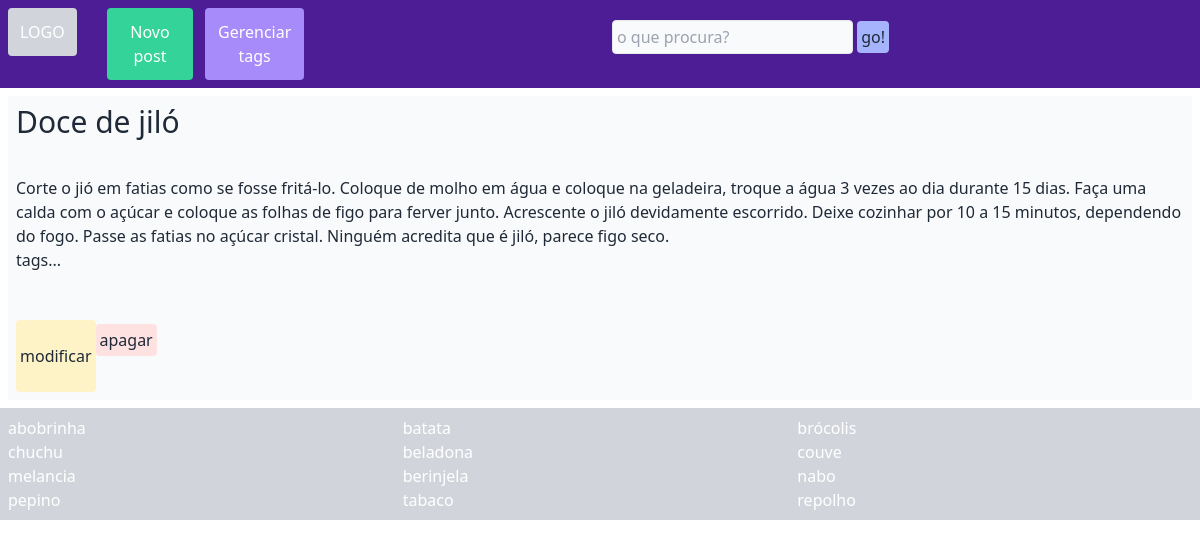
Screenshot of /posts/17 with the database file from the repository.
### posts/models.py (models this page shows, shortened)
class Post(models.Model):
    titulo = models.CharField(max_length=200)
    corpo = models.TextField()
    publicado = models.DateTimeField('Publicado em', auto_now_add=True)
    atualizado = models.DateTimeField('Atualizado em', auto_now=True)
    class Meta:
        ordering = ['titulo']

### posts/views.py (the view)
# urls.py: path('', views.read, name='index'),
def read(request, post=0):
    if post:
        post = get_object_or_404(Post, pk=post)
        return render(request, 'post.html', {'post': post})
    else:
        ultimos_posts = Post.objects.order_by('-publicado')
        postagens = {'ultimos_posts': ultimos_posts,}
        return render(request, 'index.html', postagens)

### posts/templates/post.html (shortened to what this page needs)
{% extends 'base.html' %}
{% block corpo %}
    <div class="grid grid-rows-4 p-2 bg-gray-50 text-gray-800">
        <span class="text-3xl">{{ post.titulo }}</span>
        <span>{{ post.corpo }}</span>
        <span>
        tags...
        </span>
        <div class="flex flex-wrap">
            <button type="button" id="modalUpdate" value="{{ post.id }}" class="bg-yellow-100 rounded p-1 hover:bg-yellow-300">modificar</button>
            <form action="{% url 'delete' post.id %}" method="POST">
                <input type="submit" value="apagar" class="mt-1 bg-red-100 rounded p-1 cursor-pointer hover:bg-red-600 hover:text-white">
            </form>
        </div>
    </div>
{% endblock corpo %}

### rows the page displays
Post: titulo "Doce de jiló", corpo "Corte o jió em fatias como se fosse fritá-lo. Coloque de molho em água e coloque na geladeira, troque a água 3 vezes ao dia durante 15 dias. Faça uma calda com o açúcar e coloque as folhas de figo para ferver junto. Acrescente o jiló devidamente escorrido. Deixe cozinhar por 10 a 15 minutos, dependendo do fogo. Passe as fatias no açúcar cristal. Ninguém acredita que é jiló, parece figo seco."
